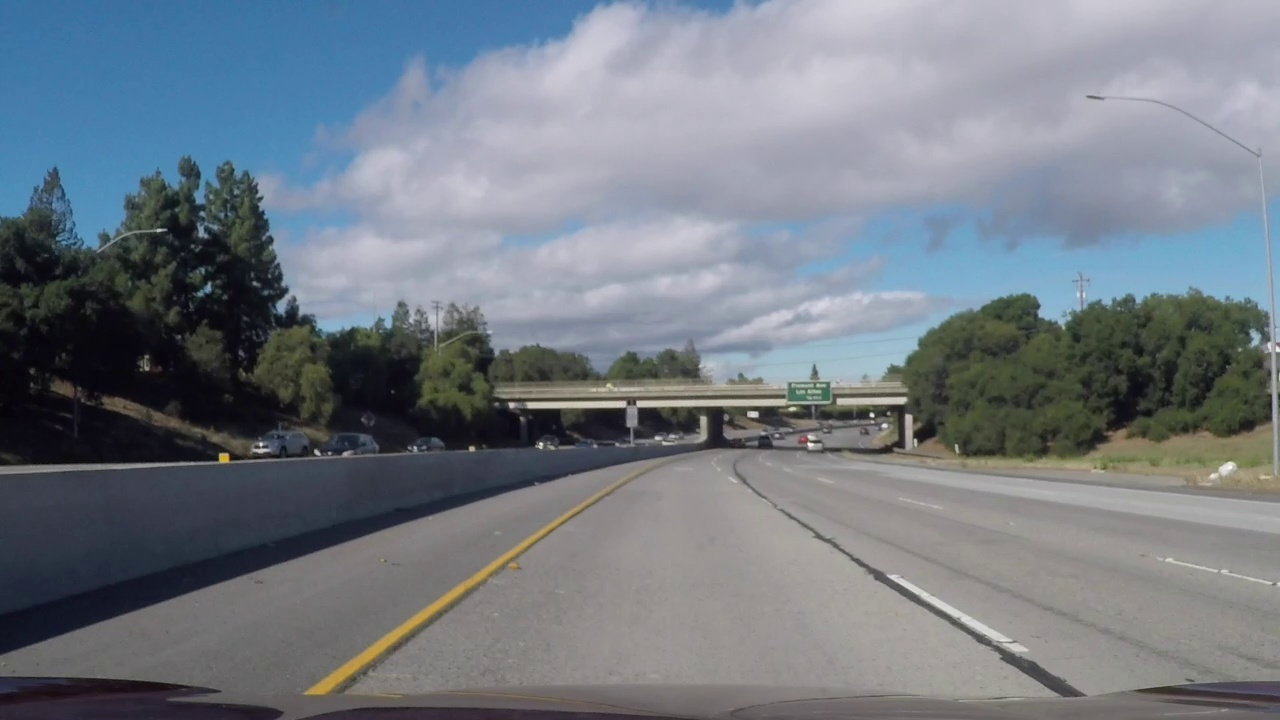
#> input picture test_images/challenge_video_frame_1.jpg, 1280 x 720 px
$ python -i Thresholding.py   (imports and definitions only)   (older library calls are emulated)
#> lines starting #> are read from the running program, lines starting #| are printed output that depends on the picture; after the words box and inside, x2 and y2 are one past the last pixel; in counts of white or black regions, pixels touching at a corner belong together
import cv2
import numpy as np


class Thresholding:
    """
    Robust lane thresholding pipeline:
      1. CLAHE contrast enhancement (handles shadowed / low-contrast roads)
      2. White lane detection (HLS)
      3. Yellow lane detection (HSV)
      4. Edge detection (Sobel X)
      5. Morphological cleanup
    """

    def __init__(self):
        self._clahe = cv2.createCLAHE(clipLimit=2.0, tileGridSize=(8, 8))

    def _enhance(self, img):
        """Apply CLAHE on the L channel to boost contrast before thresholding."""
        lab = cv2.cvtColor(img, cv2.COLOR_RGB2LAB)
#> lab: shape (720, 1280, 3); mean of channels 0, 1, 2 128.9, 127.7, 122.6
        lab[:, :, 0] = self._clahe.apply(lab[:, :, 0])
#> lab: shape (720, 1280, 3); mean of channels 0, 1, 2 134.4, 127.7, 122.6
        return cv2.cvtColor(lab, cv2.COLOR_LAB2RGB)

    def forward(self, img):
        img = self._enhance(img)

        hls = cv2.cvtColor(img, cv2.COLOR_RGB2HLS)
#> hls: shape (720, 1280, 3); mean of channels 0, 1, 2 81.3, 128.9, 37.8
        hsv = cv2.cvtColor(img, cv2.COLOR_RGB2HSV)
#> hsv: shape (720, 1280, 3); mean H, S, V 81.3, 45.9, 140.9
        gray = cv2.cvtColor(img, cv2.COLOR_RGB2GRAY)

        L = hls[:, :, 1]
        S = hls[:, :, 2]
        H = hls[:, :, 0]
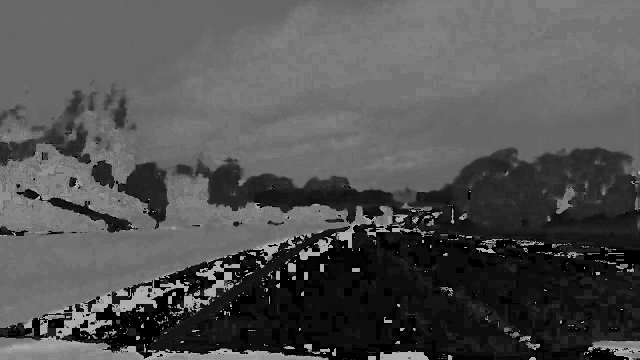
#> H: shape (720, 1280) (shown at 1/2 size); min 0, max 179, mean 81.3
        V = hsv[:, :, 2]
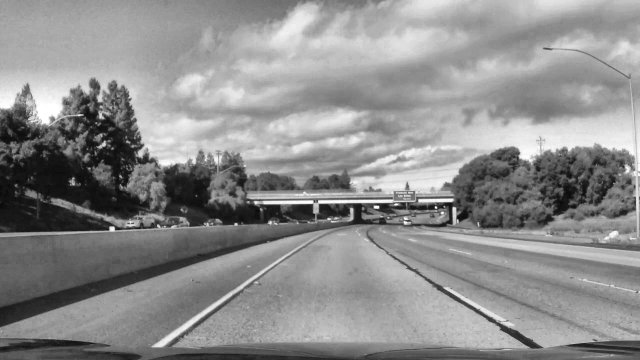
#> V: shape (720, 1280) (shown at 1/2 size); min 7, max 255, mean 140.9

        # ── White lanes ────────────────────────────────────────────────
        # Relaxed: L > 180 (was 200) and S < 150 (was 120)
        white = np.zeros_like(L)
        white[(L > 180) & (S < 150)] = 255

        # ── Yellow lanes ───────────────────────────────────────────────
        # Wider hue range (10–45), lower saturation floor (70)
        yellow = np.zeros_like(L)
        yellow[
            (H > 10) & (H < 45) &
            (S > 70) &
            (V > 100)
        ] = 255

        # ── Edges (Sobel X) ────────────────────────────────────────────
        sobelx = cv2.Sobel(gray, cv2.CV_64F, 1, 0, ksize=3)
        sobelx = np.absolute(sobelx)
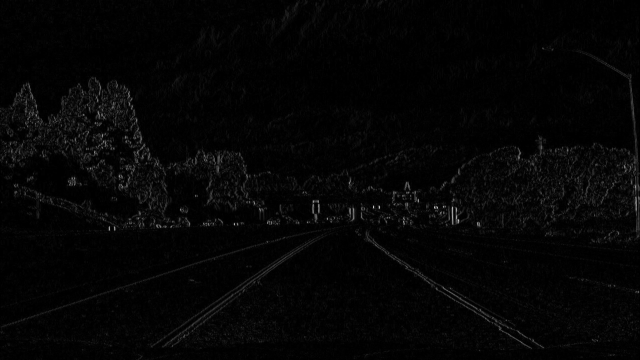
#> sobelx: shape (720, 1280) float64 (shown at 1/2 size); min 0, max 814, mean 17.6; drawn with min black and max white
        max_val = np.max(sobelx)
#> max_val = 814
        if max_val > 0:
            sobelx_u8 = np.uint8(255 * sobelx / max_val)
        else:
            sobelx_u8 = np.zeros_like(gray, dtype=np.uint8)
        edges = np.zeros_like(sobelx_u8, dtype=np.uint8)
        # Wider range (20–220) catches both light and strong edges
        edges[(sobelx_u8 > 20) & (sobelx_u8 < 220)] = 255

        # ── L-channel bright-area boost ────────────────────────────────
        # Catches bright lane markings that might be missed by color alone
        bright = np.zeros(L.shape, dtype=np.uint8)
        bright[L > 210] = 255

        # ── Combine ────────────────────────────────────────────────────
        binary = cv2.bitwise_or(white, yellow)
        binary = cv2.bitwise_or(binary, edges)
        binary = cv2.bitwise_or(binary, bright)

        # ── Morphological cleanup ──────────────────────────────────────
        kernel = cv2.getStructuringElement(cv2.MORPH_RECT, (5, 5))
        binary = cv2.morphologyEx(binary, cv2.MORPH_CLOSE, kernel, iterations=1)
        binary = cv2.morphologyEx(binary, cv2.MORPH_OPEN,  kernel, iterations=1)

        return binary

>>> import cv2
>>> picture = cv2.cvtColor(cv2.imread('test_images/challenge_video_frame_1.jpg'), cv2.COLOR_BGR2RGB)
>>> result = Thresholding().forward(picture)
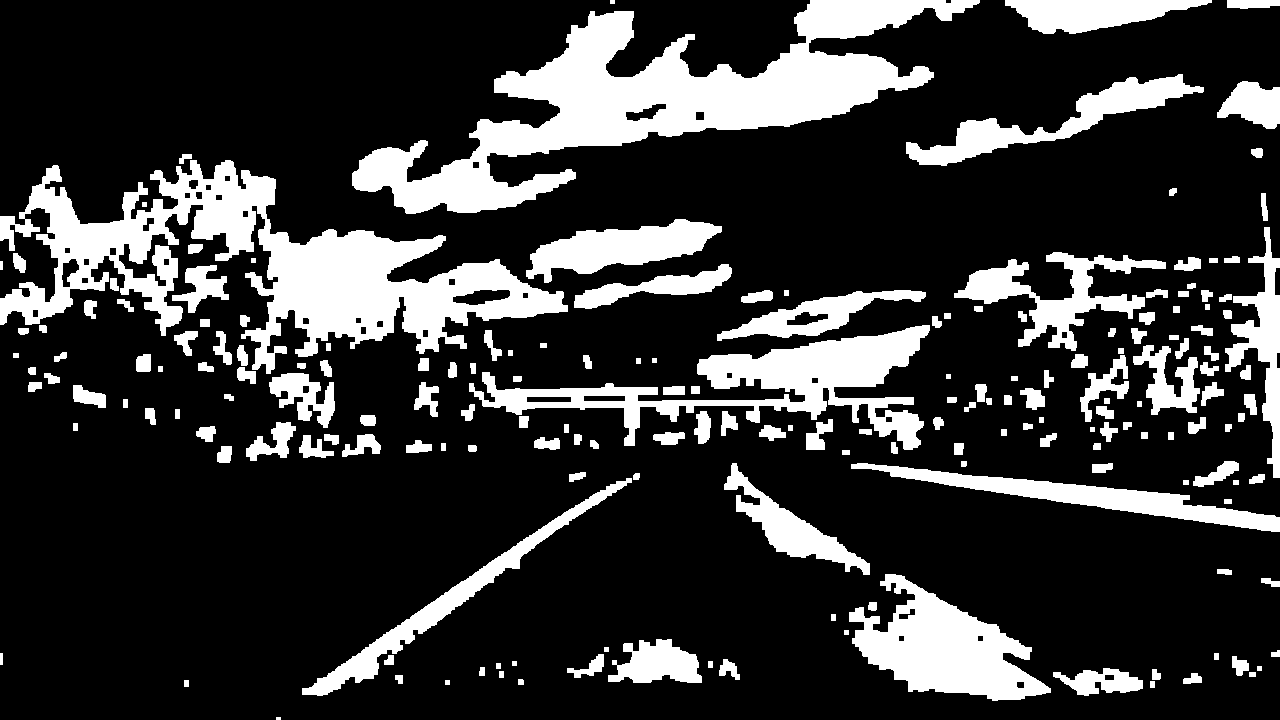
#> result: shape (720, 1280); 21.4% white; 192 white regions (1 under 20 px), largest, box (x1, y1, x2, y2) and area: (352, 0, 980, 214) 42135, (0, 160, 568, 374) 40528, (469, 325, 930, 450) 16517

$ run again, on test_images/challenge_video_frame_100.jpg
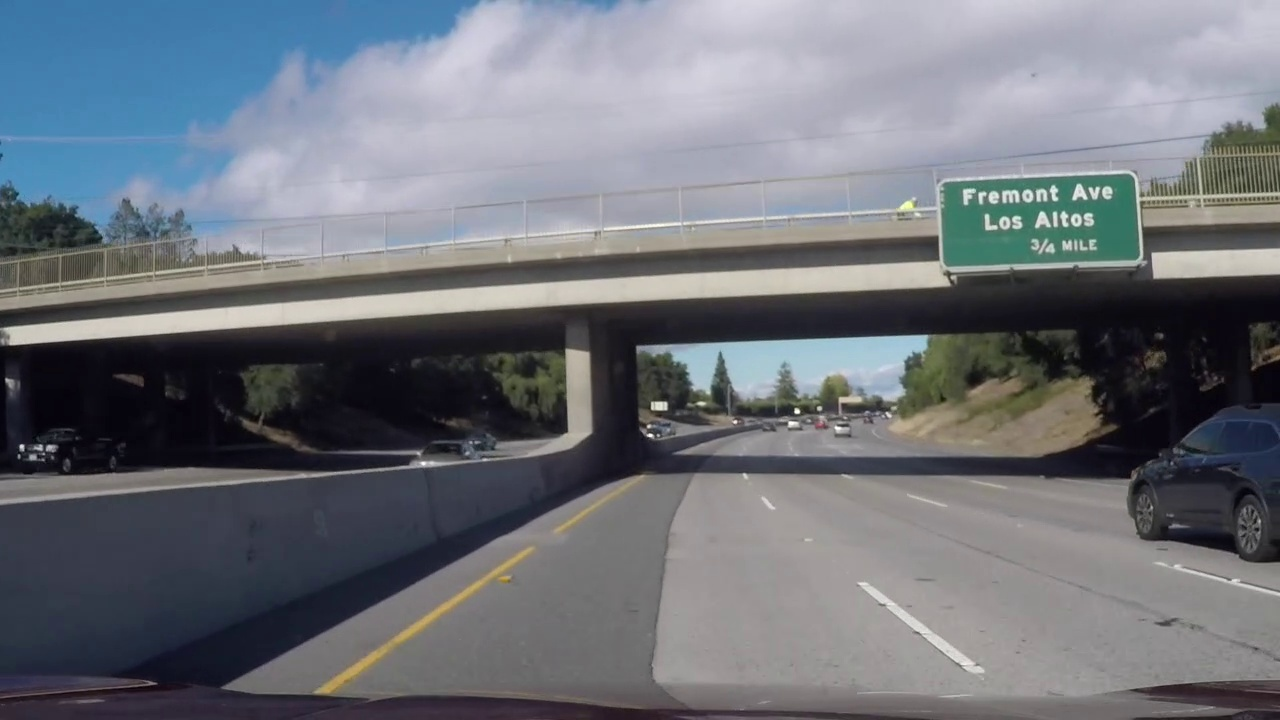
#> input picture test_images/challenge_video_frame_100.jpg, 1280 x 720 px
#> hls: shape (720, 1280, 3); mean of channels 0, 1, 2 86, 122.8, 35.4
#> hsv: shape (720, 1280, 3); mean H, S, V 86, 43, 132.3
#> in forward, `sobelx = np.absolute(sobelx)`:
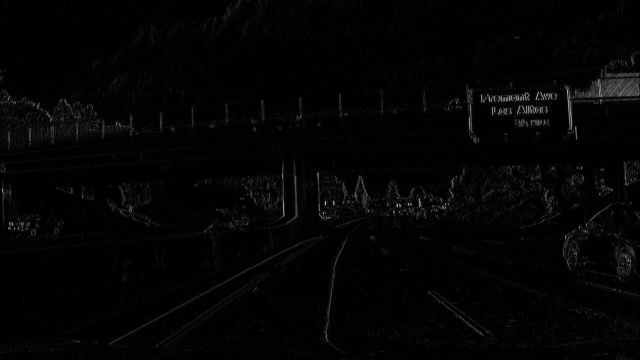
#> sobelx: shape (720, 1280) float64 (shown at 1/2 size); min 0, max 896, mean 15.8; drawn with min black and max white
#> max_val = 896
#> `result = Thresholding().forward(picture)`:
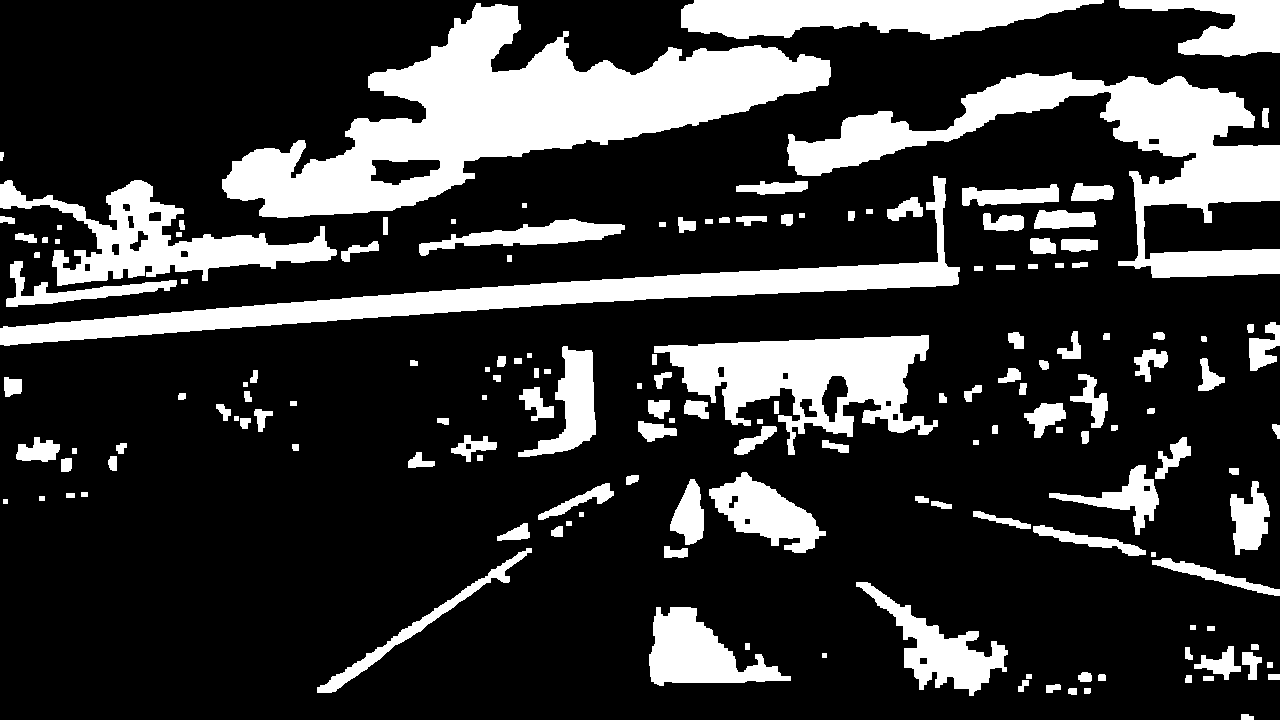
#> result: shape (720, 1280); 22% white; 158 white regions, largest, box (x1, y1, x2, y2) and area: (222, 3, 831, 218) 48779, (787, 72, 1280, 278) 28531, (0, 176, 960, 346) 21942

$ run again, on test_images/challenge_video_frame_110.jpg
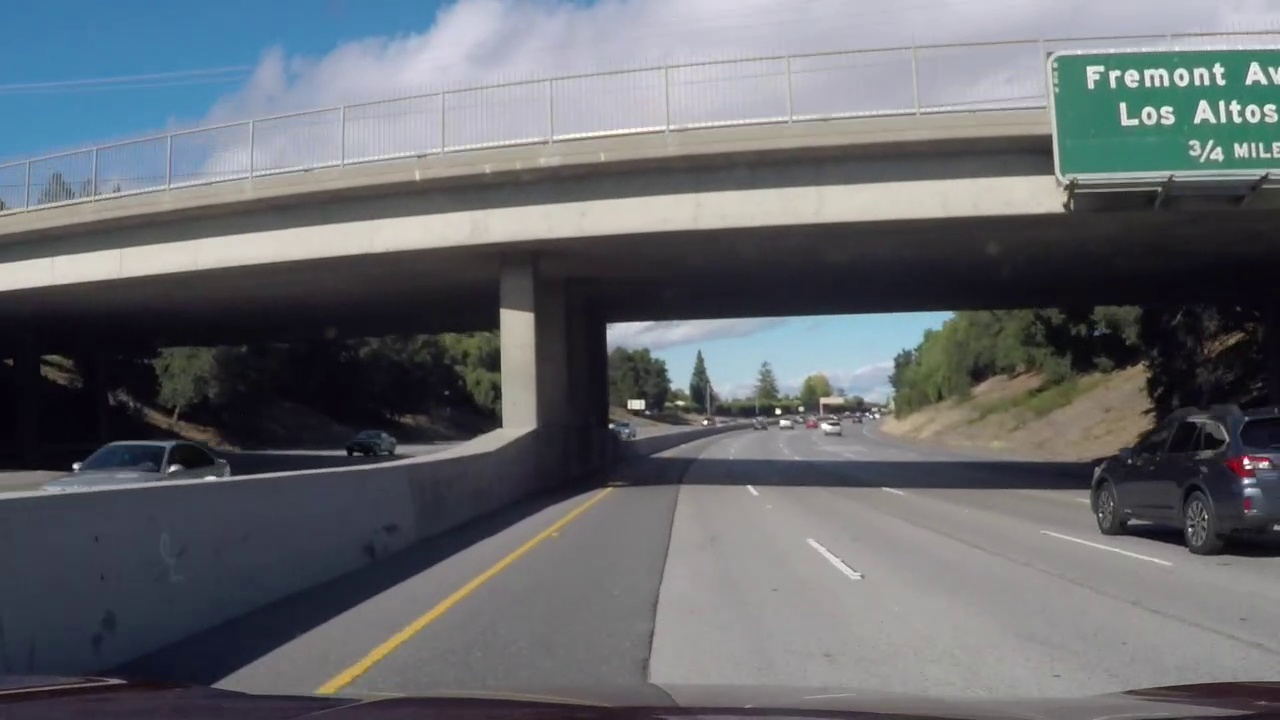
#> input picture test_images/challenge_video_frame_110.jpg, 1280 x 720 px
#> hls: shape (720, 1280, 3); mean of channels 0, 1, 2 85.7, 114.7, 35.8
#> hsv: shape (720, 1280, 3); mean H, S, V 85.7, 43.4, 123.4
#> in forward, `sobelx = np.absolute(sobelx)`:
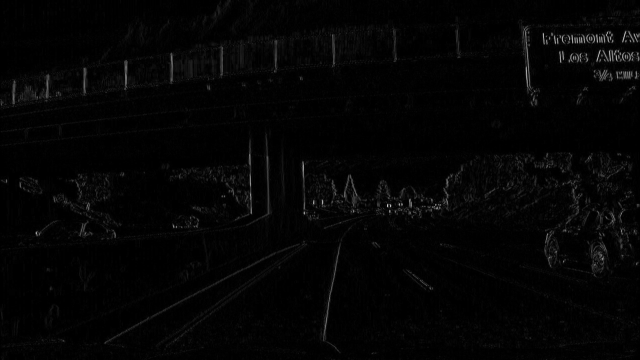
#> sobelx: shape (720, 1280) float64 (shown at 1/2 size); min 0, max 882, mean 16.3; drawn with min black and max white
#> max_val = 882
#> `result = Thresholding().forward(picture)`:
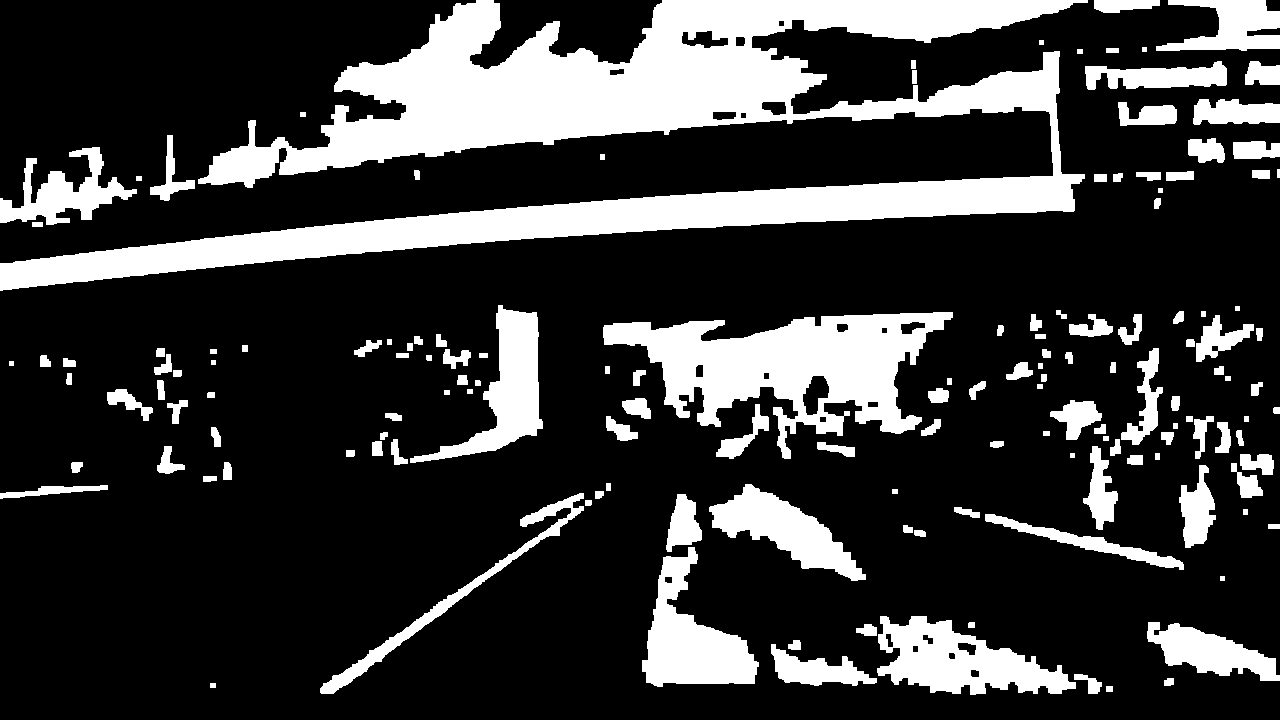
#> result: shape (720, 1280); 22.4% white; 150 white regions, largest, box (x1, y1, x2, y2) and area: (0, 0, 1088, 291) 101862, (603, 312, 953, 459) 23400, (877, 616, 1076, 695) 8441
